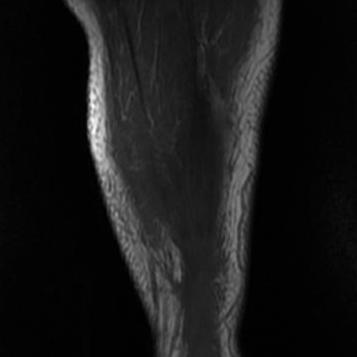
%> input picture 1.jpg, 357 x 357 px
$ octave MAIN_TST.m   (GNU Octave 9; MATLAB toolbox functions it lacks are replaced by stand-ins)
%> lines starting %> are read from the running program, lines starting %| are printed output that depends on the picture
### HOG.m
function [magnit,H2]=HOG(Im)
nwin_x=3;%set here the number of HOG windows per bound box
nwin_y=3;
B=9;%set here the number of histogram bins
[L,C]=size(Im);
H=zeros(nwin_x*nwin_y*B,1);
m=sqrt(L/2);
Im=double(Im);
step_x=floor(C/(nwin_x+1));
step_y=floor(L/(nwin_y+1));
%%
cont=0;
hx = [-1,0,1];
hy = -hx';
grad_xr = imfilter(double(Im),hx);
grad_yu = imfilter(double(Im),hy);
% imshow(uint8(grad_xr));title('X GRADIENT');
% imshow(uint8(grad_yu));title('Y GRADIENT')
angles=atan2(grad_yu,grad_xr);
% imagesc(uint8(angles));title('ANGLE')
magnit=((grad_yu.^2)+(grad_xr.^2)).^.5;
% imshow(uint8(magnit));title('MAGNITUDE')
%%
for n=0:nwin_y-1
    for m=0:nwin_x-1
        cont=cont+1;
        angles2=angles(n*step_y+1:(n+2)*step_y,m*step_x+1:(m+2)*step_x);
        magnit2=magnit(n*step_y+1:(n+2)*step_y,m*step_x+1:(m+2)*step_x);
        v_angles=angles2(:);
        v_magnit=magnit2(:);
        K=max(size(v_angles));
%         imagesc(magnit2);
%         pause(.5)
        % assembling the histogram with 9 bins (range of 20 degrees per bin)
        bin=0;
        H2=zeros(B,1);
        for ang_lim=-pi+2*pi/B:2*pi/B:pi
            bin=bin+1;
            for k=1:K
                if v_angles(k)<ang_lim
                    v_angles(k)=100;
                    H2(bin)=H2(bin)+v_magnit(k);
                end
            end
        end
        H2=H2/(norm(H2)+0.01);
        H((cont-1)*B+1:cont*B,1)=H2;
    end
end

### MAIN_TST.m
clear all;
close all;
clc;
%%
[F,P]=uigetfile('.\TEST\.jpg');
%> the answer given: 1.jpg
I=imread(strcat(P,F));
%> I is the input picture: size 357x357x3 uint8; min 0, max 254, mean 23.9
I=imresize(I,[300,200]);
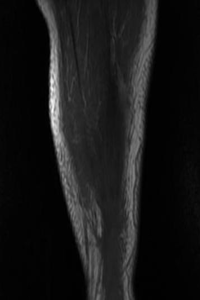
%> I: size 300x200x3 uint8; min 0, max 253, mean 23.9
[m,n,z]=size(I);
%> m = 300; n = 200; z = 3
if z==3
    I=rgb2gray(I);
%> I: size 300x200 uint8
end
ik1=1;
for ib1=1:100:300
    load TRN
    I1=I(ib1:ib1+99,:);
    [I1,H2]=HOG(I1);
    imshow(uint8(I1));
    pause(.5)
    if ik1==1
        training_set=TRN.UP;
        CLASS=TRN.UP_LBL;
        e=[];
        for i=1:size(training_set,2)
            q = training_set(:,i);
            DiffWeight = H2-q;
            mag = norm(DiffWeight);
            e = [e mag];
        end
        kk = 1:size(e,2);
        MaximumValue=max(e);
        MinimumValue=min(e);
        n= find(e==MinimumValue);
        n=n(1,1);
        if MinimumValue<=10
            fprintf('PREDICTED DECOSION OF UPPER LEG PART IS %s \n',CLASS{n})
        end
    elseif ik1==2
        training_set=TRN.MP;
        CLASS=TRN.MP_LBL;
        e=[];
        for i=1:size(training_set,2)
            q = training_set(:,i);
            DiffWeight = H2-q;
            mag = norm(DiffWeight);
            e = [e mag];
        end
        kk = 1:size(e,2);
        MaximumValue=max(e);
        MinimumValue=min(e);
        n= find(e==MinimumValue);
        n=n(1,1);
        if MinimumValue<=10
            fprintf('PREDICTED DECOSION OF MIDDLE LEG PART IS %s \n',CLASS{n})
        end
    elseif ik1==3
        training_set=TRN.LP;
        CLASS=TRN.LP_LBL;
        e=[];
        for i=1:size(training_set,2)
            q = training_set(:,i);
            DiffWeight = H2-q;
            mag = norm(DiffWeight);
            e = [e mag];
        end
        kk = 1:size(e,2);
        MaximumValue=max(e);
        MinimumValue=min(e);
        n= find(e==MinimumValue);
        n=n(1,1);
        if MinimumValue<=10
            fprintf('PREDICTED DECOSION OF LOWER LEG PART IS %s \n',CLASS{n})
        end
    end
    ik1=ik1+1;
end
%> this loop made 3 passes
%> (MaximumValue, MinimumValue) on passes 1 to 3: (0.247, 0.00912), (0.237, 0.00676), (0.302, 0.012)
%| PREDICTED DECOSION OF UPPER LEG PART IS ABNORMAL
%| PREDICTED DECOSION OF MIDDLE LEG PART IS NORMAL
%| PREDICTED DECOSION OF LOWER LEG PART IS NORMAL
%> pass 1, `I1=I(ib1:ib1+99,:);`:
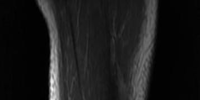
%> I1: size 100x200 uint8; min 0, max 246, mean 26.6
%> pass 1, in HOG, `grad_xr = imfilter(double(Im),hx);`:
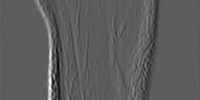
%> grad_xr: size 100x200 double; min -94, max 163, mean 0; drawn with min black and max white
%> pass 1, in HOG, `grad_yu = imfilter(double(Im),hy);`:
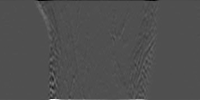
%> grad_yu: size 100x200 double; min -95, max 208, mean -0.1; drawn with min black and max white
%> after the loop, CLASS = {'NORMAL', 'NORMAL', 'ABNORMAL'}; DiffWeight = [-0.147; 0.0298; 0.0198; 0.0897; -0.103; -0.0436; 0.0894; 0.0216; 0.198]; e = [0.012 0.27 0.302]; ik1 = 4; mag = 0.302; q = [0.618; 0.0234; 0.0267; 0.0776; 0.588; 0.16; 0.0917; 0.0594; 0.478]; training_set = [0.476 0.347 0.618; 0.0539 0.0541 0.0234; 0.0521 0.0532 0.0267; 0.163 0.135 0.0776; 0.489 0.683 0.588; 0.115 0.142 0.16; 0.185 0.0892 0.0917; 0.0827 0.11 0.0594; 0.67 0.59 0.478]
